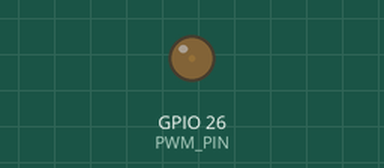
Bench run of a sketch on a simulated ESP32. Shown: output pins drawn as LEDs (lit = HIGH).

Above: at 0.05 s.
At 0.65 s:
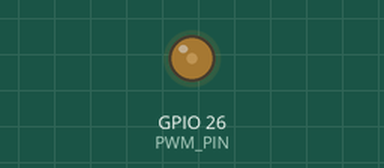
At 1.3 s:
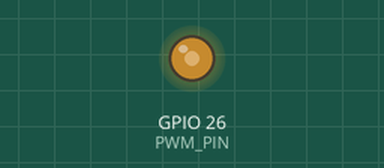
At 2.55 s:
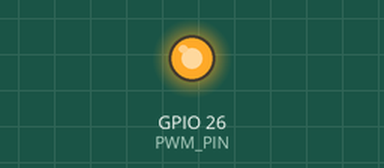
Timing chart, 0 to 5.9 s (numbered marks = the images above):
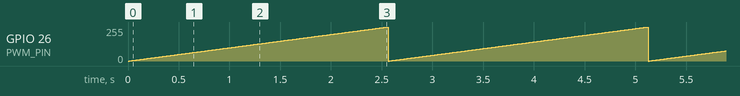

Measured:
- by itself, GPIO 26 (PWM_PIN): ramps from 0/255 to 255/255 and jumps back, once every 2.6 s

The sketch:

Led_Dim.ino
```cpp
#define PWM_PIN 26

void setup(){
  pinMode(PWM_PIN, OUTPUT);
}

void loop(){
  for(int duty=0;duty<256; duty++){
    analogWrite(PWM_PIN, duty);
    delay(10);
  }

}
```
